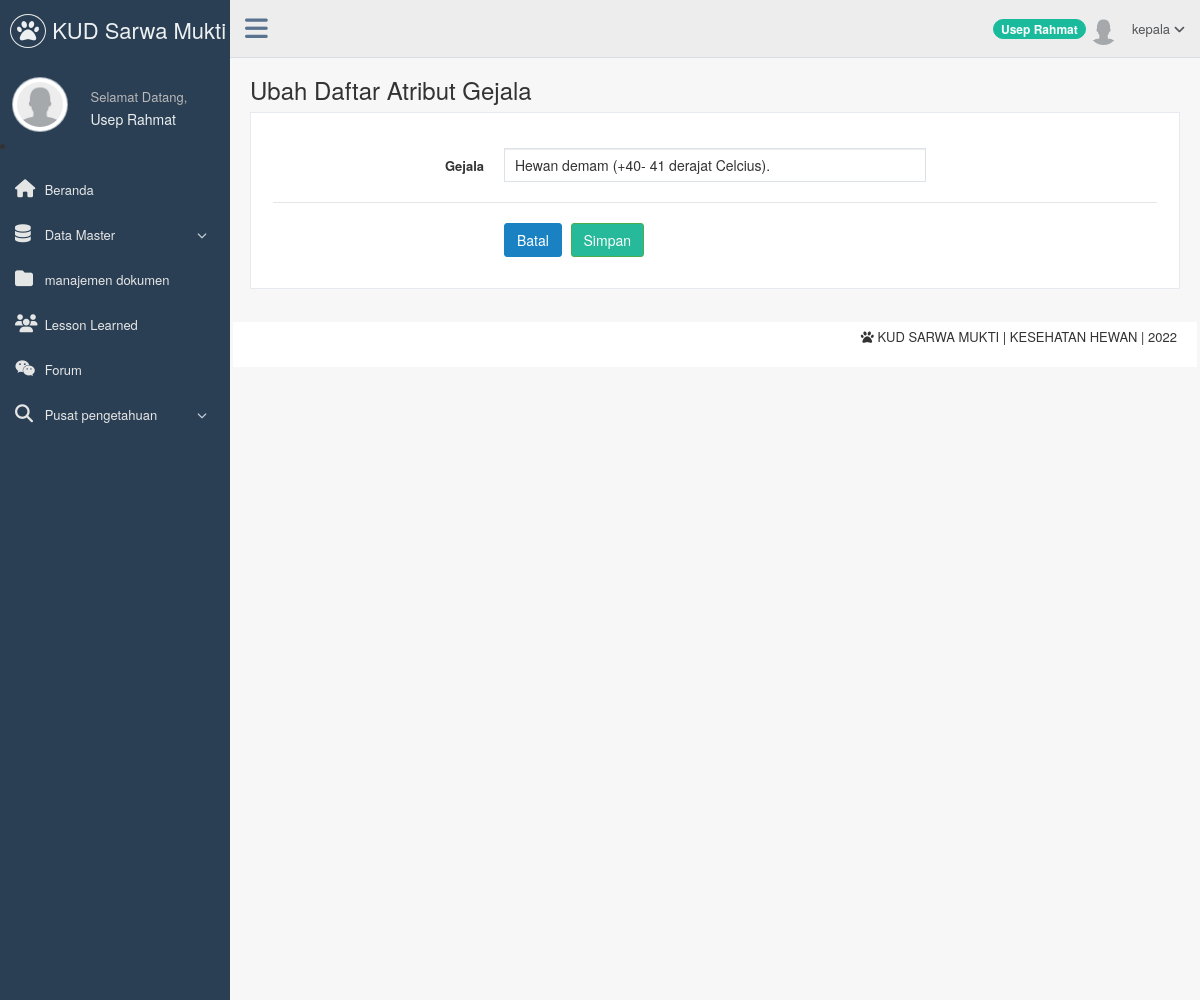
The page /page/kepala/index.php?page=ubah_daftar_atribut_gejala&&id_atributgejala=G001 (signed in) on the database its author committed.
### tables this page shows
CREATE TABLE `t_pengguna` (
  `nip` varchar(15) NOT NULL,
  `username` varchar(50) NOT NULL,
  `password` varchar(50) NOT NULL,
  `nama_pengguna` varchar(200) NOT NULL,
  `level` varchar(80) NOT NULL,
  `email` varchar(150) NOT NULL,
  `jabatan` varchar(50) NOT NULL,
  `status` enum('Aktif','Tidak Aktif') NOT NULL DEFAULT 'Aktif',
  `foto` varchar(255) DEFAULT NULL,
  `alamat` text NOT NULL,
  `tanggal_lahir` date NOT NULL
);

CREATE TABLE `t_atributgejala` (
  `id_atributgejala` varchar(5) NOT NULL,
  `nama_atributgejala` varchar(255) NOT NULL
);

### page/kepala/ubah_daftar_atribut_gejala.php (the view, shortened to what this page needs)
 <?php
    if($_SESSION['nip']!=""){
?>
 <div class="page-title">
        <div class="title_left">
            <h3>
                    Ubah Daftar Atribut Gejala
            </h3>
        </div>
    </div>
    <div class="clearfix"></div>
        <div class="row">
            <div class="col-md-12 col-sm-12 col-xs-12">
                <div class="x_panel">
                    <div class="x_content">
                        <br/>
                        <?php
                            $id_atributgejala = $_GET['id_atributgejala'];
                            $query=mysql_query("SELECT * FROM t_atributgejala WHERE id_atributgejala='$id_atributgejala'");
                            $data=mysql_fetch_array($query);
                        ?>
                                    <form id="demo-form2" data-parsley-validate class="form-horizontal form-label-left" action="ubah_daftar_atribut_gejala_proses.php" method="POST">
                                        <div class="form-group">
                                           <label class="control-label col-md-3 col-sm-3 col-xs-12" for="gejala">Gejala <span class="required"></span>
                                            </label>
                                            <div class="col-md-6 col-sm-6 col-xs-12">
                                                <input type="text" id="nama_atributgejala" name="nama_atributgejala" required="required" class="form-control col-md-7 col-xs-12" value="<?php echo $data['nama_atributgejala'];?>" oninvalid="check(this)" x-moz-errormessage="Field ini tidak boleh kosong">
                                            </div>
                                        </div>
                                        <div class="ln_solid"></div>
                                        <div class="form-group">
                                            <div class="col-md-6 col-sm-6 col-xs-12 col-md-offset-3">
                                                <a href="index.php?page=daftar_atribut_gejala"<button type="reset" class="btn btn-primary">Batal</button></a>
                                                <a href="index.php?page=ubah_kategori_sukses"><button type ="submit" class="btn btn-success">Simpan</button></a>
                                            </div>
                                        </div>
                                    </form>
                </div>
            </div>
        </div>
    </div>
       <?php
    }
    else{
    header("Location:../../belum_login.php");
}
?>

### page/kepala/sidebar.php (shortened to what this page needs)
<?php
   if($_SESSION['nip']!=""){
   $nip = $_SESSION['nip'];
?>
<?php
     $queryPhoto=mysql_query("SELECT foto
                        FROM t_pengguna
                        WHERE nip = '$nip'
                        LIMIT 1");
    $data=mysql_fetch_array($queryPhoto);
?>
<div class="col-md-3 left_col">
    <div class="left_col scroll-view">
        <div class="navbar nav_title" style="border: 0;">
            <a href="index.php" class="site_title"><i class="fa fa-paw"></i><span> KUD Sarwa Mukti </span></a>
        </div>
                    <div class="profile">
                        <div class="profile_pic">
                            <?php
                                                                if($data['foto']==NULL){
                                                            ?>
                                                                    <img src="../../images/user.png" alt="..." class="img-circle profile_img" width="200" height="55"/>
                                                            <?php
                                                                }else{
                                                            ?>
                                                                   <img src="<?php echo $data['foto'];?>"  alt="..." class="img-circle profile_img" width="200" height="55">
                                                            <?php
                                                                }
                                                            ?>
                        </div>
                        <div class="profile_info">
                            <span>Selamat Datang,</span>
                            <h2><?php echo $_SESSION['nama_pengguna'];?></h2>
                        </div>
                    </div>
                    <li/>
                    <div id="sidebar-menu" class="main_menu_side hidden-print main_menu">
                       <div class="menu_section">
                            <ul class="nav side-menu">
                                <li><a href="index.php"><i class="fa fa-home"></i> Beranda </a>
                                </li>
                                <li><a><i class="fa fa-database"></i> Data Master <span class="fa fa-chevron-down"></span></a>
                                </li>
                                <li><a href="index.php?page=daftar_dokumen"><i class="fa fa-folder"></i> manajemen dokumen </a>
                                </li>
                                <li><a href="index.php?page=lesson_learned"><i class="fa fa-users"></i> Lesson Learned </a>
                                </li>
                                <li><a href="index.php?page=forum"><i class="fa fa-wechat"></i> Forum </a>
                                </li>
                                <li><a><i class="fa fa-search"></i> Pusat pengetahuan <span class="fa fa-chevron-down"></span></a>
                                </li>
                            </ul>
                        </div>
                    </div>
    </div>
</div>
<?php
}
else {
header("Location:../../belum_login.php");
}
?>

### page/kepala/header.php (shortened to what this page needs)
<?php
    if($_SESSION['nip']!=""){
    $nip = $_SESSION['nip'];
    $Nama  = $_SESSION['nama_pengguna'];
    $queryPhoto=mysql_query("SELECT foto
                        FROM t_pengguna
                        WHERE nip = '$nip'
                        LIMIT 1");
    $data=mysql_fetch_array($queryPhoto);
?>
            <div class="top_nav">
                <div class="nav_menu">
                    <nav class="" role="navigation">
                       <div class="nav toggle">
                            <a id="menu_toggle"><i class="fa fa-bars"></i></a>
                        </div>
                        <ul class="nav navbar-nav navbar-right">
                            <li>
                                <a href="javascript:;" class="user-profile dropdown-toggle" data-toggle="dropdown" aria-expanded="false">
                                   <span class="badge bg-green"><?php echo $Nama;?></span> <?php
                                                                if($data['foto']==NULL){
                                                            ?>
                                                                    <img src="../../images/user.png" alt=""/>
                                                            <?php
                                                                }else{
                                                            ?>
                                                                   <img src="<?php echo $data['foto'];?>"  alt="">
                                                            <?php
                                                                }
                                                            ?>
                                                            <?php echo $_SESSION['level'];?>
                                    <span class=" fa fa-angle-down"></span>
                                </a>
                            </li>
                        </ul>
                    </nav>
                </div>
              </div>
<?php
}
else {
header("Location:../../belum_login.php");
}
?>

### rows shown on the page
t_pengguna: foto (placeholder picture)
t_atributgejala: nama_atributgejala "Hewan demam (+40- 41 derajat Celcius)."

### other values the page prints
$_SESSION['nama_pengguna'] "Usep Rahmat"
$Nama "Usep Rahmat"
$_SESSION['level'] "kepala"
